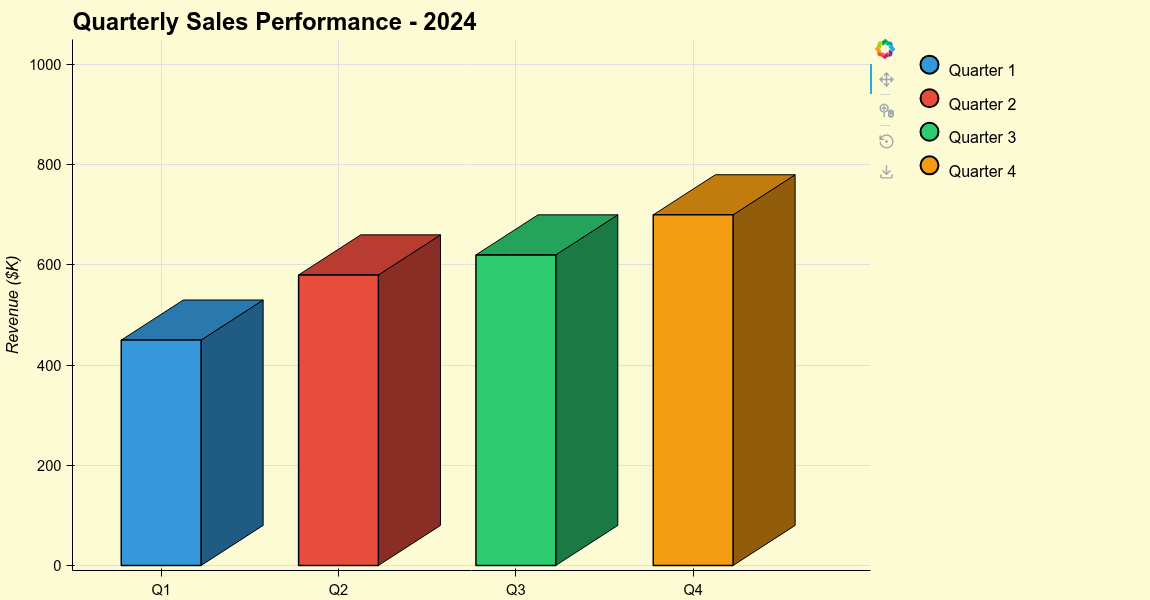

Generate this figure with Python:
from bokeh_rocks import *


categories = ['Q1', 'Q2', 'Q3', 'Q4']
values = [450, 580, 620, 700]
colors_simple = ['#3498db', '#e74c3c', '#2ecc71', '#f39c12']
labels_simple = ['Quarter 1', 'Quarter 2', 'Quarter 3', 'Quarter 4']

simple_chart = plot_3d_bars(
    categories=categories,
    values=values,
    colors=colors_simple,
    labels=labels_simple,
    title='Quarterly Sales Performance - 2024',
    ylabel='Revenue ($K)',
    width=900,
    height=600,
    dark_bg=False
)

legend_simple = create_legend(labels_simple, colors_simple, dark_bg=False)
layout_simple = row(simple_chart, legend_simple, stylesheets=[get_light_stylesheet_3d()])

show(layout_simple)
save_plot(layout_simple, 'output/bar3d_02')
